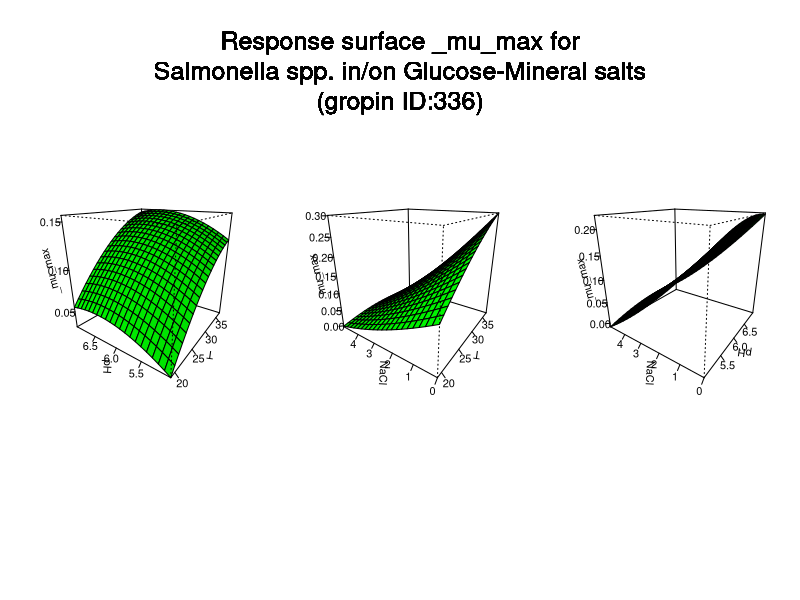

R code for this plot:
#############################
# start of Parameter script
#############################
T <- seq(19.019,36.963036963037,length.out=21)
pH <- seq(5.005,6.99300699300699,length.out=21)
NaCl <- seq(0,4.995004995005,length.out=21)
#############################
# end of Parameter script
#############################
############################# 
# start of Model script Gropin ID 336 
#############################
 
# constant coefficients for this model
 
variables <- data.frame(T,pH,NaCl)
argumentsPar <- expand.grid(variables)
 
# heart of the model
response_surface <- function(T,pH,NaCl) {
   mumax <-(-0.797+0.009*NaCl+0.183*pH+0.021*T-0.001*NaCl*pH-0.002*NaCl*T+0.00001125*pH*T+0.002*(NaCl^2)-0.014*(pH^2)-0.0002*(T^2))

return(mumax=mumax)
} 

# output parameters
responseSurface <- cbind(argumentsPar,response_surface(argumentsPar['T'],argumentsPar['pH'],argumentsPar['NaCl']))
colnames(responseSurface) <- c(colnames(argumentsPar),'mumax')
#############################
# End of Model script
#############################
############################# 
# start of Visualisation script Gropin ID 336 
#############################
argPar1 <- expand.grid(T,pH)
argPar2 <- expand.grid(T,NaCl)
argPar3 <- expand.grid(pH,NaCl)
z1 <- matrix(unlist(response_surface(argPar1[1],argPar1[2],NaCl[10])),nrow=21)
z2 <- matrix(unlist(response_surface(argPar2[1],pH[10],argPar2[2])),nrow=21)
z3 <- matrix(unlist(response_surface(T[10],argPar3[1],argPar3[2])),nrow=21)
par(mfrow = c(1,3))
persp(T,pH,z1,col = 'green',xlab='T',ylab='pH',zlab='_mu_max',theta=305,phi=20,shade=0.25,ticktype = 'detailed')
persp(T,NaCl,z2,col = 'green',xlab='T',ylab='NaCl',zlab='_mu_max',theta=305,phi=20,shade=0.25,ticktype = 'detailed')
persp(pH,NaCl,z3,col = 'green',xlab='pH',ylab='NaCl',zlab='_mu_max',theta=305,phi=20,shade=0.25,ticktype = 'detailed')
mtext('Response surface _mu_max for
Salmonella spp. in/on Glucose-Mineral salts
(gropin ID:336)',outer=T,  cex=1.5, line=-8.5, side=3)
#############################
# End of Visualisation script
#############################
